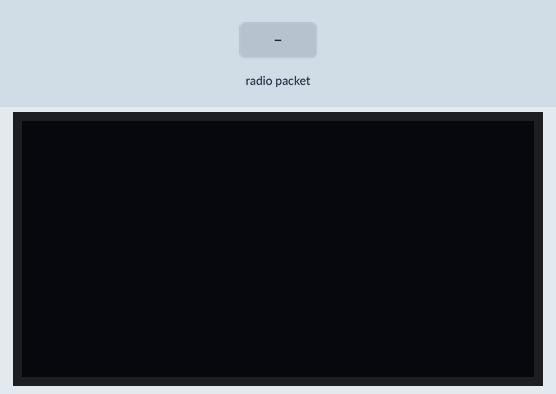
A sketch run on a simulated Arduino Uno, built with avr-gcc and run on an emulated ATmega328P. On the bench: 128×64 one-colour display. The test bench sets the inputs (shaded band). No radio packets arrive unless stated; what the sketch prints to the serial monitor is not drawn.

Above: at 1.2 s.
1.3 s: radio packet "0" arrives
At 1.9 s:
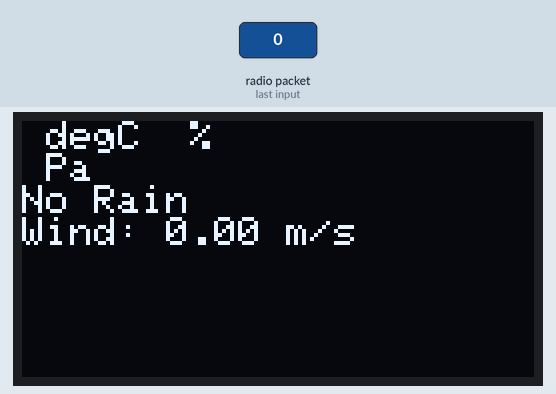
2.8 s: radio packet "1" arrives
At 5.0 s:
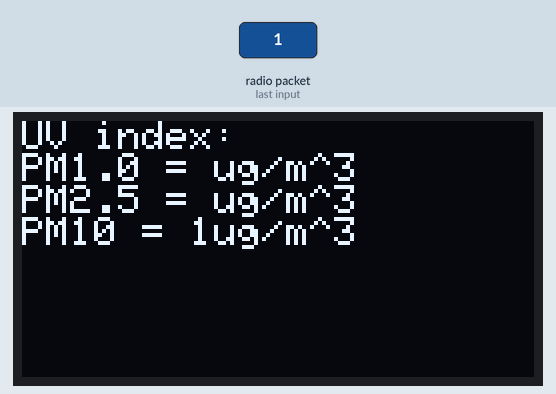
Timing chart, 0 to 6.5 s (numbered marks = the images above; inputs shaded):
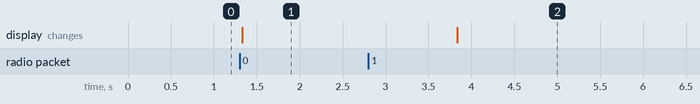

The sketch:

receiver_tran2.ino
```cpp
#include <SPI.h>
#include <RF24.h>
#include <nRF24L01.h>

#include <Wire.h>
#include <Adafruit_GFX.h>
#include <Adafruit_SSD1306.h>

RF24 radio(9,8); // CE, CSN
const byte address[10] = "ADDRESS01";
int commapos;

#define SCREEN_WIDTH 128 // OLED display width, in pixels
#define SCREEN_HEIGHT 64 // OLED display height, in pixels

// Declaration for SSD1306 display connected using I2C
#define OLED_RESET     4 // -1 // Reset pin # (or -1 if sharing Arduino reset pin)
#define SCREEN_ADDRESS 0x3C
// Adafruit_SSD1306 display(SCREEN_WIDTH, SCREEN_HEIGHT, &Wire, OLED_RESET);
Adafruit_SSD1306 display(OLED_RESET);

String tempStr;
String humiStr;
String pressureStr;
String if_rainStr;
String levelStr;
String UVStr;
String PM1Str;
String PM2_5Str;
String PM10Str;

void setup(){
    Serial.begin(9600);
    display.begin(SSD1306_SWITCHCAPVCC, SCREEN_ADDRESS);
    display.clearDisplay();
    radio.begin();
    radio.openReadingPipe(0, address);
    radio.setPALevel(RF24_PA_MIN);
    radio.startListening();

    // initialize the OLED object
    // if(!display.begin(SSD1306_SWITCHCAPVCC, SCREEN_ADDRESS)) {
    //   Serial.println(F("SSD1306 allocation failed"));
    //   for(;;); // Don't proceed, loop forever
    // }
}

void loop(){
    while (!radio.available()){}
    char txt[64] = "";
    radio.read(&txt, sizeof(txt));
    String parse_str = String(txt);
    // Serial.println(txt);
    for (int i=0; i<5; i++){
      commapos = parse_str.indexOf(',');
      if(commapos != -1){
        if(i == 0){
          // tempStr = parse_str.substring(0,commapos);
          float temp = parse_str.substring(0,commapos).toFloat();
          tempStr = String(temp);
          // Serial.print("Temperature = ");
          // Serial.println(temp);
          Serial.print("Start");
          Serial.print("\t");
          Serial.print(temp);
          Serial.print("\t");
          parse_str = parse_str.substring(commapos + 1, parse_str.length());
        }
        if(i == 1){
          // humiStr = parse_str.substring(0,commapos);
          float humi = parse_str.substring(0,commapos).toFloat();
          humiStr = String(humi);
          // Serial.print("Humidity = ");
          // Serial.println(humi);
          Serial.print(humi);
          Serial.print("\t");
          parse_str = parse_str.substring(commapos + 1, parse_str.length());
        }
        if(i == 2){
          // pressureStr = parse_str.substring(0,commapos);
          float pressure = parse_str.substring(0,commapos).toFloat();
          pressureStr = String(pressure);
          // Serial.print("Pressure: ");
          // Serial.print(pressure, 0); //whole number only.
          // Serial.println(" Pa");
          Serial.print(pressure, 0);
          Serial.print("\t");
          parse_str = parse_str.substring(commapos + 1, parse_str.length());
        }
        if(i == 3){
          // if_rainStr = parse_str.substring(0,commapos);
          int if_rain = parse_str.substring(0,commapos).toFloat();
          if_rainStr = String(if_rain);
          // Serial.print("If rain: ");
          // Serial.println(if_rain);
          Serial.print(if_rain);
          Serial.print("\t");
          parse_str = parse_str.substring(commapos + 1, parse_str.length());
        }
        // if(i == 4){
        //   float Level = parse_str.substring(0,commapos).toFloat();
        //   Serial.print("Wind level: ");
        //   Serial.println(Level);
        //   parse_str = parse_str.substring(commapos + 1, parse_str.length());
        // }
        // if(i == 5){
        //   int UV = parse_str.substring(0,commapos).toFloat();
        //   Serial.print("UV index: ");
        //   Serial.println(UV);
        //   parse_str = parse_str.substring(commapos + 1, parse_str.length());
        // }
        // if(i == 6){
        //   int PM1 = parse_str.substring(0,commapos).toFloat();
        //   Serial.print("PM1.0 = ");
        //   Serial.print(PM1);
        //   Serial.println("ug/m3");
        //   parse_str = parse_str.substring(commapos + 1, parse_str.length());
        // }
        // if(i == 7){
        //   int PM2_5 = parse_str.substring(0,commapos).toFloat();
        //   Serial.print("PM2.5 = ");
        //   Serial.print(PM2_5);
        //   Serial.println("ug/m3");
        //   parse_str = parse_str.substring(commapos + 1, parse_str.length());
        // }
      }
      else{
        if(parse_str.length() > 0){
          // levelStr = parse_str;
          float Level = parse_str.toFloat();
          levelStr = String(Level);
          // Serial.print("Wind level: ");
          // Serial.println(Level);
          Serial.print(Level);
          Serial.print("\t");
        }
      }
    }

    display.clearDisplay(); // clear previous display
    display.setTextSize(1);
    display.setTextColor(WHITE);
    display.setCursor(0,0);
    // display.print("Temperature = ");
    // display.println(tempStr);
    // display.print("Humidity = ");
    // display.println(humiStr);

    display.print(tempStr);
    display.print(" degC  ");
    display.print(humiStr);
    display.println("%");

    // display.print("Pressure = ");
    display.print(pressureStr);
    display.println(" Pa ");

    if (if_rainStr.toInt() == 0){
      display.println("No Rain");
    }
    else{
      display.println("Rainy");
    }
    // display.print("Rain: ");
    // display.println(if_rainStr);
    display.print("Wind: ");
    display.print(levelStr);
    display.println(" m/s");
    display.display();


    while (!radio.available()){}
    char txt2[64] = "";
    radio.read(&txt2, sizeof(txt2));
    String parse_str2 = String(txt2);
    // Serial.println(txt2);
    for (int j=5; j<9; j++){
      commapos = parse_str2.indexOf(',');
      if(commapos != -1){
        if(j == 5){
          // UVStr = parse_str2.substring(0,commapos);

          int UV = parse_str2.substring(0,commapos).toFloat();
          UVStr = String(UV);
          // Serial.print("UV index: ");
          // Serial.println(UV);
          Serial.print(UV);
          Serial.print("\t");
          parse_str2 = parse_str2.substring(commapos + 1, parse_str2.length());
        }
        if(j == 6){
          // PM1Str = parse_str2.substring(0,commapos);
          int PM1 = parse_str2.substring(0,commapos).toFloat();
          PM1Str = String(PM1);
          // Serial.print("PM1.0 = ");
          // Serial.print(PM1);
          // Serial.println("ug/m3");
          Serial.print(PM1);
          Serial.print("\t");
          parse_str2 = parse_str2.substring(commapos + 1, parse_str2.length());
        }
        if(j == 7){
          // PM2_5Str = parse_str2.substring(0,commapos);
          int PM2_5 = parse_str2.substring(0,commapos).toFloat();
          PM2_5Str = String(PM2_5);
          // Serial.print("PM2.5 = ");
          // Serial.print(PM2_5);
          // Serial.println("ug/m3");
          Serial.print(PM2_5);
          Serial.print("\t");
          parse_str2 = parse_str2.substring(commapos + 1, parse_str2.length());
        }
      }
      else{
        if(parse_str2.length() > 0){
          // PM10Str = parse_str2.substring(0,commapos);
          int PM10 = parse_str2.toInt();
          PM10Str = String(PM10);
          // Serial.print("PM10 = ");
          // Serial.print(PM10);
          // Serial.println("ug/m3");
          // Serial.println();
          Serial.println(PM10);
        }
      }
    }

    delay(1000); // wait previous content to display for one more seconds.

    display.clearDisplay();
    display.setTextSize(1);
    display.setTextColor(WHITE);
    display.setCursor(0,0);
    display.print("UV index: ");
    display.println(UVStr);
    display.print("PM1.0 = ");
    display.print(PM1Str);
    display.println("ug/m^3");
    display.print("PM2.5 = ");
    display.print(PM2_5Str);
    display.println("ug/m^3");
    display.print("PM10 = ");
    display.print(PM10Str);
    display.println("ug/m^3");
    display.display();

}
```

Measured:
- after the input at 1.3 s, the display: changes at once (image 1)
- after the input at 2.8 s, the display: changes after 1.0 s (image 2)
